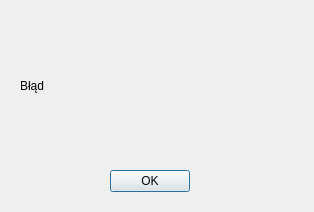
<?xml version="1.0" encoding="UTF-8"?>
<ui version="4.0">
 <class>error_dialog</class>
 <widget class="QDialog" name="error_dialog">
  <property name="geometry">
   <rect>
    <x>0</x>
    <y>0</y>
    <width>314</width>
    <height>212</height>
   </rect>
  </property>
  <property name="windowTitle">
   <string>Błąd</string>
  </property>
  <widget class="QLabel" name="error_label">
   <property name="geometry">
    <rect>
     <x>20</x>
     <y>20</y>
     <width>281</width>
     <height>131</height>
    </rect>
   </property>
   <property name="text">
    <string>Błąd</string>
   </property>
  </widget>
  <widget class="QPushButton" name="ok_button">
   <property name="geometry">
    <rect>
     <x>110</x>
     <y>170</y>
     <width>80</width>
     <height>22</height>
    </rect>
   </property>
   <property name="text">
    <string>OK</string>
   </property>
   <property name="default">
    <bool>false</bool>
   </property>
   <property name="flat">
    <bool>false</bool>
   </property>
  </widget>
 </widget>
 <resources/>
 <connections/>
</ui>
